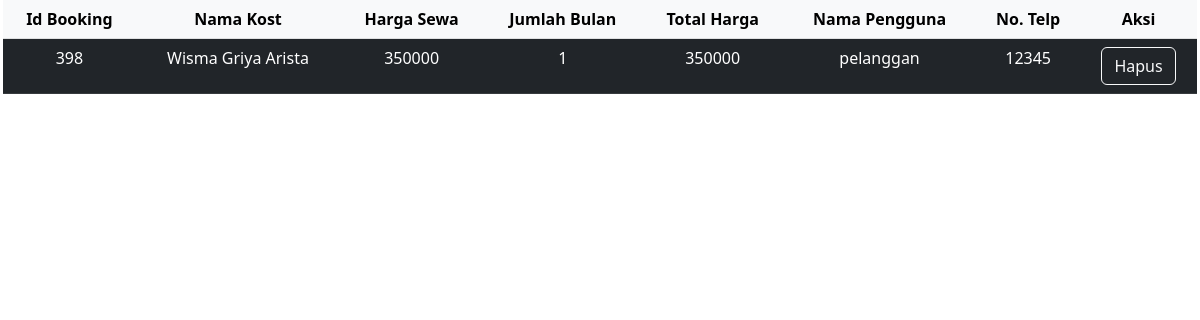
The app's page /pages/admin/frame/dataBooking.php?id=398 with its own data.
### tables this page shows
CREATE TABLE `booking` (
  `id_booking` varchar(5) NOT NULL,
  `nama_kost` varchar(30) NOT NULL,
  `alamat_kost` varchar(30) NOT NULL,
  `harga_sewa` int(10) NOT NULL,
  `jumlah_bulan` int(2) NOT NULL,
  `total_harga` int(10) NOT NULL,
  `nama_pengguna` varchar(20) NOT NULL,
  `no_telp` int(12) NOT NULL
);

### pages/admin/frame/dataBooking.php (the view, shortened to what this page needs)
<?php
include '../../../conf/koneksi.php';
if (isset($_GET['id'])) {
    mysqli_query($conn, "DELETE FROM booking WHERE id_booking='$_GET[id]'");
}
?>
<head>
    <link href="https://cdn.jsdelivr.net/npm/bootstrap@5.3.0-alpha3/dist/css/bootstrap.min.css" rel="stylesheet" />
</head>
<body style="margin: 0 3px;">
    <table class="table table-dark table-hover">
        <thead class="table-light">
            <tr align="center">
                <th scope="col">Id Booking</th>
                <th scope="col">Nama Kost</th>
                <th scope="col">Harga Sewa</th>
                <th scope="col">Jumlah Bulan</th>
                <th scope="col">Total Harga</th>
                <th scope="col">Nama Pengguna</th>
                <th scope="col">No. Telp</th>
                <th scope="col">Aksi</th>
            </tr>
        </thead>
        <tbody>
            <?php
            $query = mysqli_query($conn, "SELECT * FROM booking");
            while ($row = mysqli_fetch_array($query)) {
                echo "<tr align='center'>
                    <td>" . $row['id_booking'] . "</td>
                    <td>" . $row['nama_kost'] . "</td>
                    <td>" . $row['harga_sewa'] . "</td>
                    <td>" . $row['jumlah_bulan'] . "</td>
                    <td>" . $row['total_harga'] . "</td>
                    <td>" . $row['nama_pengguna'] . "</td>
                    <td>" . $row['no_telp'] . "</td>
                    <td><div class='btn-group' role='group' aria-label='Basic outlined example'>
                    <a class='btn btn-outline-light' href='?id=$row[id_booking]'>Hapus</a>
                    </div></td>
                </tr>";
            } ?>
        </tbody>
    </table>
</body>

### records on screen
booking: id_booking "398", nama_kost "Wisma Griya Arista", harga_sewa "350000", jumlah_bulan "1", total_harga "350000", nama_pengguna "pelanggan", no_telp "12345"
